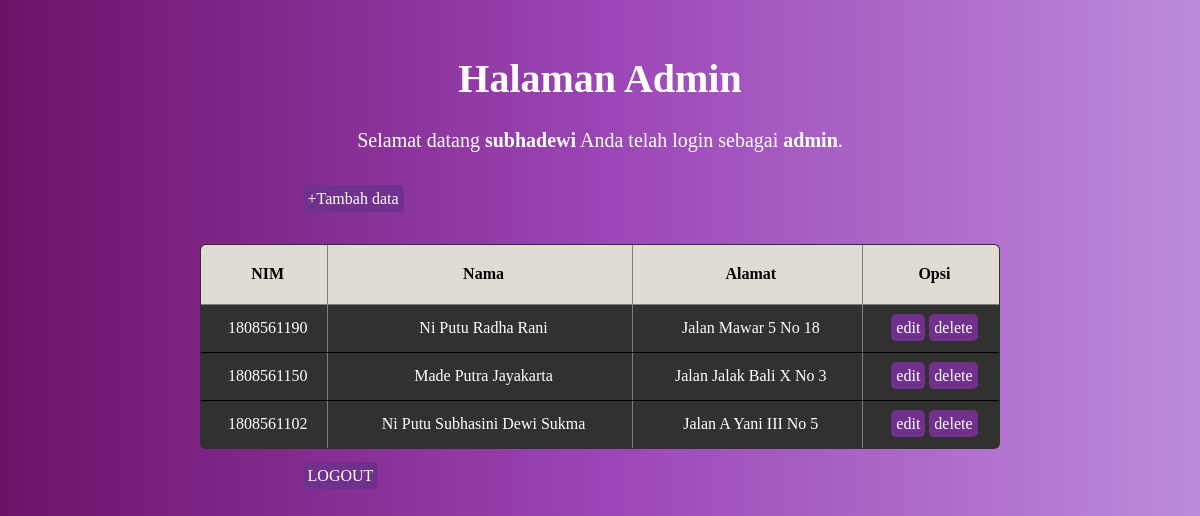
/halaman_admin.php (signed in), run on the app's committed database.
### tables this page shows
CREATE TABLE `mahasiswa` (
  `id` int(100) NOT NULL,
  `nim` varchar(100) NOT NULL,
  `nama` varchar(100) NOT NULL,
  `alamat` text NOT NULL
);

### halaman_admin.php (the view, shortened to what this page needs)
<!DOCTYPE html>
<html lang="en">
<head>
	<link rel="stylesheet" href="style2.css">
</head>
<body>
	<h1>Halaman Admin</h1>
	<p>Selamat datang <b><?php echo $_SESSION['username']; ?></b> Anda telah login sebagai <b><?php echo $_SESSION['level']; ?></b>.</p>
	<br/>
	<div class="box">
	<a href="insert.php">+Tambah data</a>
	</div>
	<br/>
	<br/>
	<table border="1">
		<thead>
		<tr>
			<th>NIM</th>
			<th>Nama</th>
			<th>Alamat</th>
			<th>Opsi</th>
		</tr>
		</thead>
		<tbody>
		<?php
		include 'koneksi.php';
		$data = mysqli_query($koneksi,"select * from mahasiswa");
		while($d = mysqli_fetch_array($data)){
			?>
			<tr>
				<td><?php echo $d['nim']; ?></td>
				<td><?php echo $d['nama']; ?></td>
				<td><?php echo $d['alamat']; ?></td>
				<td>
					<a href="edit.php?id=<?php echo $d['id']; ?>">edit</a>
					<a href="delete.php?id=<?php echo $d['id']; ?>">delete</a>
				</td>
			</tr>
			<?php
		}
		?>
		</tbody>
	</table>
	<br/>
	<div class="box">
	<a href="logout.php">LOGOUT</a>
	</div>
</body>
</html>

### style2.css (style rules this page uses)
body { background-image: linear-gradient(to right, #6d1168, #9b45b6, #bd8bda); font: 400 14px; padding: 20px; }
h1 { font-size: 40px; text-align: center; color: white; }
.box { margin-left: 24%; }
a { background-color: rgb(112, 49, 141); padding: 5px; border-radius: 5px; color: white; text-decoration: none; }
p { font-size: 20px; text-align: center; color: white; }
table { border-spacing: 1; border-collapse: collapse; background-color: rgb(49, 49, 47); border-radius: 6px; overflow: hidden; max-width: 800px; width: 100%; margin: 0 auto; position: relative; }
td,th { padding-left: 8px; }
thead tr { height: 60px; background: #dfddd3; font-size: 16px; }
tbody tr { height: 48px; border-bottom: 1px solid black; color: white; }
td, th { text-align: center; }

### data on the page
mahasiswa: nim "1808561190", nama "Ni Putu Radha Rani", alamat "Jalan Mawar 5 No 18"
mahasiswa: nim "1808561150", nama "Made Putra Jayakarta", alamat "Jalan Jalak Bali X No 3"
mahasiswa: nim "1808561102", nama "Ni Putu Subhasini Dewi Sukma", alamat "Jalan A Yani III No 5"

### other printed values
$_SESSION['username'] "subhadewi"
$_SESSION['level'] "admin"
